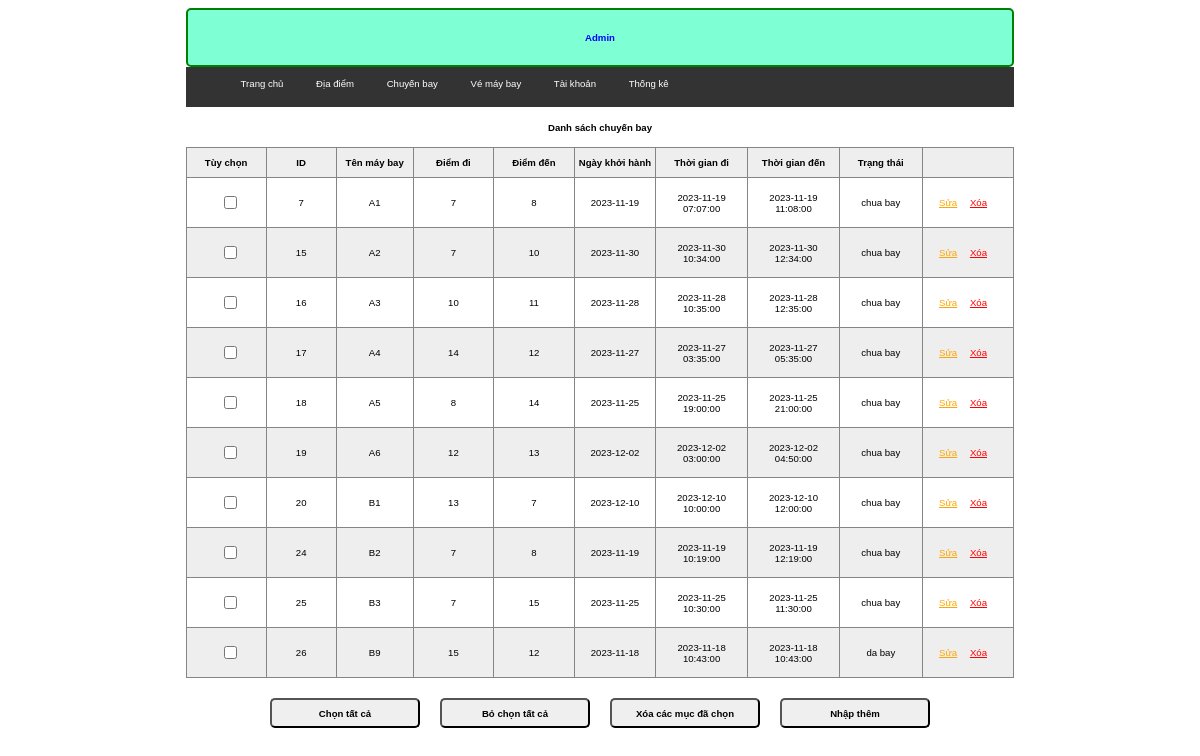
Before: /admin/index.php?act=listcb (signed in) with the older database file.
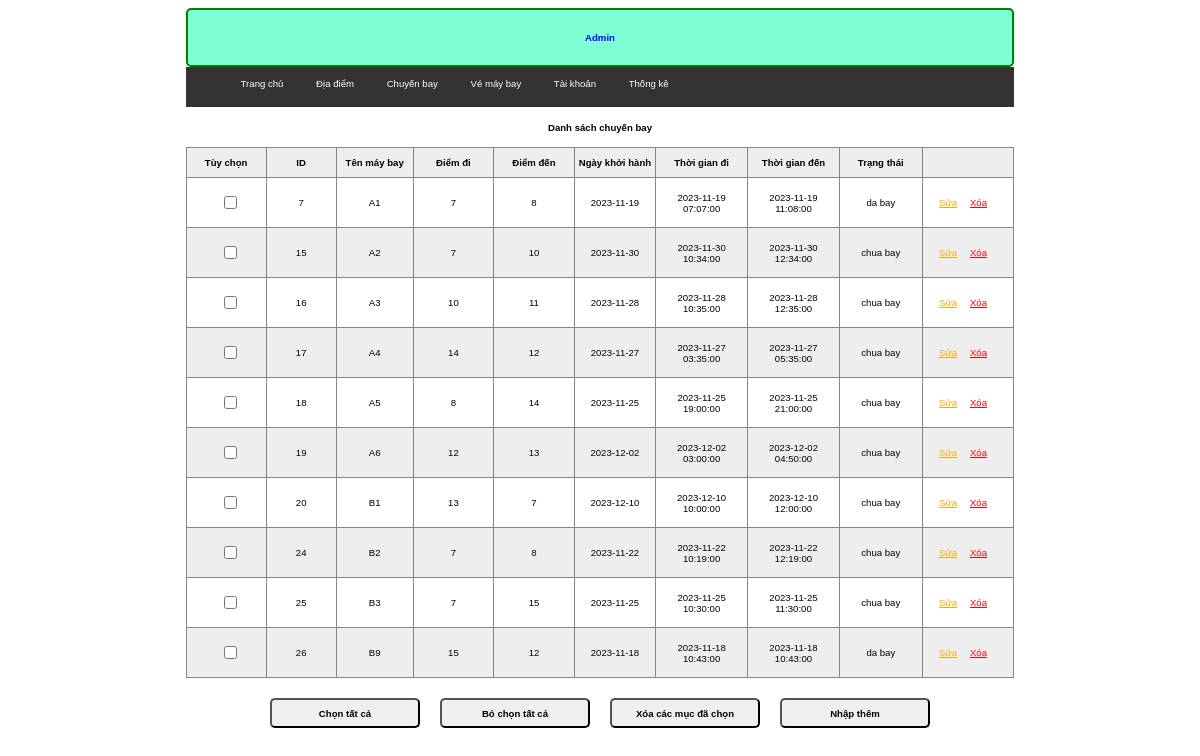
After: the same page with the newer database file.
### tables this page shows
CREATE TABLE `chuyen_bay` (
  `id` int(11) NOT NULL,
  `ten_may_bay` varchar(255) NOT NULL,
  `id_diemDi` int(11) NOT NULL,
  `id_diemDen` int(11) NOT NULL,
  `ngay_khoi_hanh` date NOT NULL,
  `thoi_gian_di` datetime NOT NULL,
  `thoi_gian_den` datetime NOT NULL,
  `trang_thai` varchar(255) NOT NULL
);

### model/pdo.php (called while the page is built, shortened)
<?php
function pdo_get_connection(){
    $servername = "localhost";
    $username = "root";
    $password = "";
    try {
        $conn = new PDO("mysql:host=$servername;dbname=dat_ve_may_bay", $username, $password);
        $conn->setAttribute(PDO::ATTR_ERRMODE, PDO::ERRMODE_EXCEPTION);
        return $conn;
    } catch(PDOException $e) {
        echo "Connection failed: " . $e->getMessage();
    }
}
function pdo_query($sql){
    $sql_args=array_slice(func_get_args(),1);
    try{
        $conn=pdo_get_connection();
        $stmt=$conn->prepare($sql);
        $stmt->execute($sql_args);
        $rows=$stmt->fetchAll();
        return $rows;
    }
    catch(PDOException $e){
        throw $e;
    }
    finally{
        unset($conn);
    }
}
?>

### model/chuyenbay.php (called while the page is built, shortened)
<?php
    function loadall_chuyenbay($page) {
        if($page == "admin") $sql = "SELECT * FROM chuyen_bay WHERE 1";
        $list = pdo_query($sql);
        return $list;
    }
?>

### admin/chuyenbay/list.php (the view, shortened to what this page needs)
<?php
    if (isset($_SESSION['user']) && ($_SESSION['role'] == 0)) {
?>
    <div class="rowheader">
        <h1>Danh sách chuyến bay</h1>
    </div>
    <table>
        <tr>
            <th>Tùy chọn</th>
            <th>ID</th>
            <th>Tên máy bay</th>
            <th>Điểm đi</th>
            <th>Điểm đến</th>
            <th>Ngày khởi hành</th>
            <th>Thời gian đi</th>
            <th>Thời gian đến</th>
            <th>Trạng thái</th>
            <th></th>
        </tr>
        <?php
            foreach ($listChuyenBay as $value) {
                extract($value);
                echo '
                <tr>
                    <td><input type="checkbox" name="name[]" id="check_all"></td>
                    <td>'.$id.'</td>
                    <td>'.$ten_may_bay.'</td>
                    <td>'.$id_diemDi.'</td>
                    <td>'.$id_diemDen.'</td>
                    <td>'.$ngay_khoi_hanh.'</td>
                    <td>'.$thoi_gian_di.'</td>
                    <td>'.$thoi_gian_den.'</td>
                    <td>'.$trang_thai.'</td>
                    <td class="">
                        <a href="index.php?act=updatecb&id='.$id.'" style="color:orange">Sửa</a>
                        <a href="index.php?act=delcb&id='.$id.'" style="color: red;margin:0 10px;" onclick="return confirm(\'Bạn có chắc xóa không\')">Xóa</a>
                    </td>
                </tr>
                ';
            }
        ?>
    </table>
    <div class="but">
        <input class="border-[2px] bg-[#eee] border-[#868585]" type="button" value="Chọn tất cả" id="btn1">
        <input class="border-[2px] bg-[#eee] border-[#868585]" type="button" value="Bỏ chọn tất cả" id="btn2">
        <input class="border-[2px] bg-[#eee] border-[#868585]" type="button" value="Xóa các mục đã chọn">
        <a href="index.php?act=addcb"><input type="button" value="Nhập thêm" class="border-[2px] bg-[#eee] border-[#868585]"></a>
    </div>
<?php
    }
?>

Changed rows visible on the page:
changed chuyen_bay id 7: trang_thai "chua bay" → "da bay"
changed chuyen_bay id 24: ngay_khoi_hanh "2023-11-19" → "2023-11-22"; thoi_gian_di "2023-11-19 10:19:00" → "2023-11-22 10:19:00"; thoi_gian_den "2023-11-19 12:19:00" → "2023-11-22 12:19:00"
